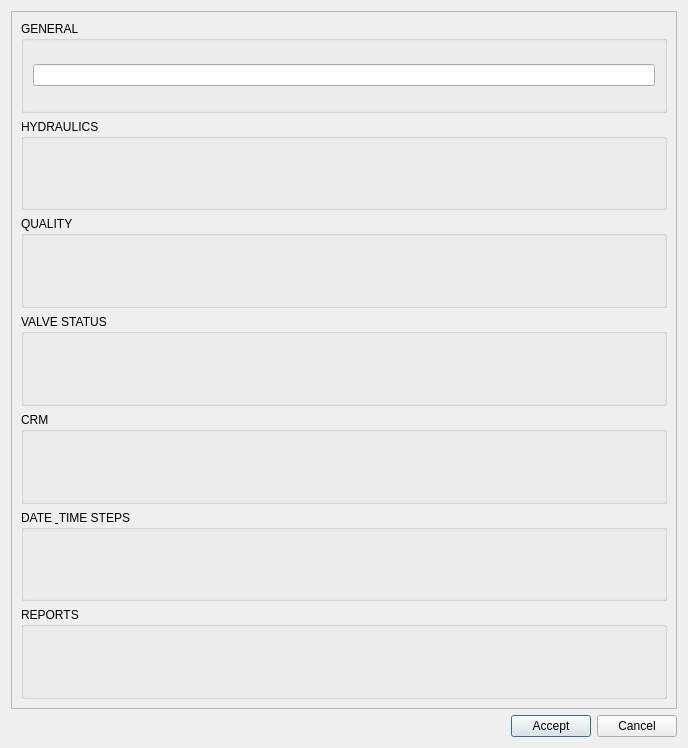
<?xml version="1.0" encoding="UTF-8"?>
<ui version="4.0">
 <class>go2epa</class>
 <widget class="QDialog" name="go2epa">
  <property name="geometry">
   <rect>
    <x>0</x>
    <y>0</y>
    <width>688</width>
    <height>748</height>
   </rect>
  </property>
  <property name="minimumSize">
   <size>
    <width>575</width>
    <height>0</height>
   </size>
  </property>
  <property name="windowTitle">
   <string>Go2Epa</string>
  </property>
  <property name="sizeGripEnabled">
   <bool>false</bool>
  </property>
  <property name="modal">
   <bool>false</bool>
  </property>
  <layout class="QGridLayout" name="gridLayout" rowstretch="1,0,0">
   <item row="2" column="0">
    <layout class="QHBoxLayout" name="horizontalLayout" stretch="0,0,0">
     <property name="sizeConstraint">
      <enum>QLayout::SetDefaultConstraint</enum>
     </property>
     <item>
      <spacer name="horizontalSpacer">
       <property name="orientation">
        <enum>Qt::Horizontal</enum>
       </property>
       <property name="sizeHint" stdset="0">
        <size>
         <width>40</width>
         <height>20</height>
        </size>
       </property>
      </spacer>
     </item>
     <item>
      <widget class="QPushButton" name="btn_accept">
       <property name="sizePolicy">
        <sizepolicy hsizetype="Minimum" vsizetype="Fixed">
         <horstretch>0</horstretch>
         <verstretch>0</verstretch>
        </sizepolicy>
       </property>
       <property name="text">
        <string>Accept</string>
       </property>
      </widget>
     </item>
     <item>
      <widget class="QPushButton" name="btn_cancel">
       <property name="sizePolicy">
        <sizepolicy hsizetype="Minimum" vsizetype="Fixed">
         <horstretch>0</horstretch>
         <verstretch>0</verstretch>
        </sizepolicy>
       </property>
       <property name="text">
        <string>Cancel</string>
       </property>
      </widget>
     </item>
    </layout>
   </item>
   <item row="0" column="0">
    <widget class="QScrollArea" name="scrollArea">
     <property name="widgetResizable">
      <bool>true</bool>
     </property>
     <widget class="QWidget" name="scrollAreaWidgetContents">
      <property name="geometry">
       <rect>
        <x>0</x>
        <y>0</y>
        <width>668</width>
        <height>697</height>
       </rect>
      </property>
      <layout class="QGridLayout" name="gridLayout_3">
       <item row="0" column="0">
        <layout class="QVBoxLayout" name="verticalLayout_2">
         <item>
          <widget class="QGroupBox" name="groupBox">
           <property name="title">
            <string>GENERAL</string>
           </property>
           <layout class="QGridLayout" name="gridLayout_2" rowstretch="0,0" columnstretch="0,0">
            <item row="1" column="1">
             <layout class="QGridLayout" name="grl_general_2"/>
            </item>
            <item row="1" column="0">
             <layout class="QGridLayout" name="grl_general_1" rowstretch="0" columnstretch="0"/>
            </item>
            <item row="0" column="0">
             <widget class="QLineEdit" name="line_1"/>
            </item>
           </layout>
          </widget>
         </item>
         <item>
          <widget class="QGroupBox" name="groupBox_2">
           <property name="title">
            <string>HYDRAULICS</string>
           </property>
           <layout class="QGridLayout" name="gridLayout_6">
            <item row="0" column="1">
             <layout class="QGridLayout" name="grl_hyd_4"/>
            </item>
            <item row="0" column="0">
             <layout class="QGridLayout" name="grl_hyd_3"/>
            </item>
           </layout>
          </widget>
         </item>
         <item>
          <widget class="QGroupBox" name="groupBox_3">
           <property name="title">
            <string>QUALITY</string>
           </property>
           <layout class="QGridLayout" name="gridLayout_9">
            <item row="0" column="0">
             <layout class="QGridLayout" name="grl_quality_5"/>
            </item>
            <item row="0" column="1">
             <layout class="QGridLayout" name="grl_quality_6" columnstretch="0"/>
            </item>
           </layout>
          </widget>
         </item>
         <item>
          <widget class="QGroupBox" name="groupBox_4">
           <property name="title">
            <string>VALVE STATUS</string>
           </property>
           <layout class="QGridLayout" name="gridLayout_13">
            <item row="0" column="1">
             <layout class="QGridLayout" name="grl_status_8"/>
            </item>
            <item row="0" column="0">
             <layout class="QGridLayout" name="grl_status_7"/>
            </item>
           </layout>
          </widget>
         </item>
         <item>
          <widget class="QGroupBox" name="groupBox_5">
           <property name="title">
            <string>CRM</string>
           </property>
           <layout class="QGridLayout" name="gridLayout_16">
            <item row="0" column="0">
             <layout class="QGridLayout" name="grl_crm_9"/>
            </item>
            <item row="0" column="1">
             <layout class="QGridLayout" name="grl_crm_10"/>
            </item>
           </layout>
          </widget>
         </item>
         <item>
          <widget class="QGroupBox" name="groupBox_6">
           <property name="title">
            <string>DATE &amp; TIME STEPS</string>
           </property>
           <layout class="QGridLayout" name="gridLayout_19">
            <item row="0" column="0">
             <layout class="QGridLayout" name="grl_date_11"/>
            </item>
            <item row="0" column="1">
             <layout class="QGridLayout" name="grl_date_12" rowstretch="0" columnstretch="0"/>
            </item>
           </layout>
          </widget>
         </item>
         <item>
          <widget class="QGroupBox" name="groupBox_7">
           <property name="title">
            <string>REPORTS</string>
           </property>
           <layout class="QGridLayout" name="gridLayout_4">
            <item row="0" column="0">
             <layout class="QGridLayout" name="grl_reports_14"/>
            </item>
            <item row="0" column="1">
             <layout class="QGridLayout" name="grl_reports_13"/>
            </item>
           </layout>
          </widget>
         </item>
        </layout>
       </item>
      </layout>
     </widget>
    </widget>
   </item>
  </layout>
 </widget>
 <resources/>
 <connections/>
</ui>
